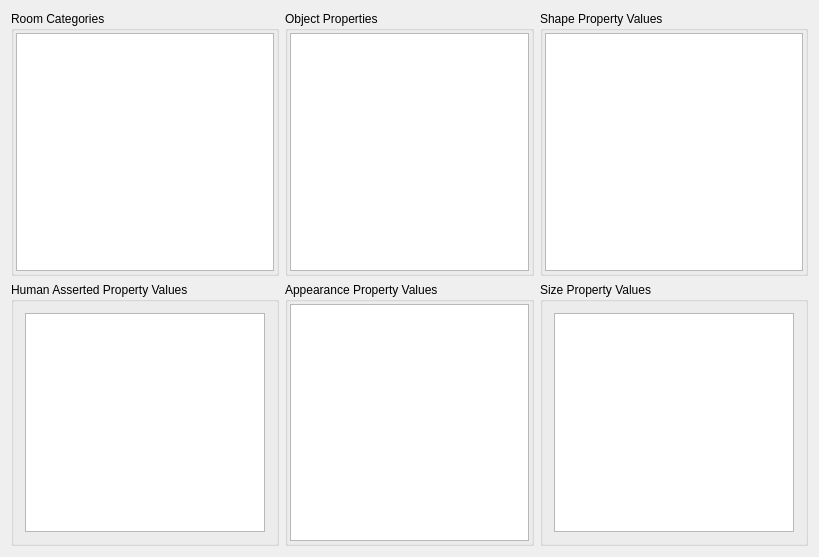
<?xml version="1.0" encoding="UTF-8"?>
<ui version="4.0">
 <class>DefaultWidgetClass</class>
 <widget class="QWidget" name="DefaultWidgetClass">
  <property name="geometry">
   <rect>
    <x>0</x>
    <y>0</y>
    <width>819</width>
    <height>557</height>
   </rect>
  </property>
  <property name="windowTitle">
   <string>DefaultWidget</string>
  </property>
  <layout class="QHBoxLayout" name="horizontalLayout">
   <item>
    <layout class="QVBoxLayout" name="verticalLayout_8">
     <item>
      <widget class="QGroupBox" name="groupBox">
       <property name="title">
        <string>Room Categories</string>
       </property>
       <layout class="QVBoxLayout" name="verticalLayout_2">
        <property name="margin">
         <number>2</number>
        </property>
        <item>
         <widget class="QListWidget" name="roomsListWidget"/>
        </item>
       </layout>
      </widget>
     </item>
     <item>
      <widget class="QGroupBox" name="groupBox_4">
       <property name="title">
        <string>Human Asserted Property Values</string>
       </property>
       <layout class="QVBoxLayout" name="verticalLayout_7">
        <item>
         <widget class="QListWidget" name="humanAssertionsListWidget"/>
        </item>
       </layout>
      </widget>
     </item>
    </layout>
   </item>
   <item>
    <layout class="QVBoxLayout" name="verticalLayout_6">
     <item>
      <widget class="QGroupBox" name="groupBox_2">
       <property name="title">
        <string>Object Properties</string>
       </property>
       <layout class="QVBoxLayout" name="verticalLayout_3">
        <property name="margin">
         <number>2</number>
        </property>
        <item>
         <widget class="QListWidget" name="objectsListWidget"/>
        </item>
       </layout>
      </widget>
     </item>
     <item>
      <widget class="QGroupBox" name="groupbox">
       <property name="title">
        <string>Appearance Property Values</string>
       </property>
       <layout class="QVBoxLayout" name="verticalLayout_5">
        <property name="margin">
         <number>2</number>
        </property>
        <item>
         <widget class="QListWidget" name="appearancesListWidget"/>
        </item>
       </layout>
      </widget>
     </item>
    </layout>
   </item>
   <item>
    <layout class="QVBoxLayout" name="verticalLayout">
     <item>
      <widget class="QGroupBox" name="groupBox_3">
       <property name="title">
        <string>Shape Property Values</string>
       </property>
       <layout class="QVBoxLayout" name="verticalLayout_4">
        <property name="margin">
         <number>2</number>
        </property>
        <item>
         <widget class="QListWidget" name="shapesListWidget"/>
        </item>
       </layout>
      </widget>
     </item>
     <item>
      <widget class="QGroupBox" name="groupBox_5">
       <property name="title">
        <string>Size Property Values</string>
       </property>
       <layout class="QVBoxLayout" name="verticalLayout_9">
        <item>
         <widget class="QListWidget" name="sizesListWidget"/>
        </item>
       </layout>
      </widget>
     </item>
    </layout>
   </item>
  </layout>
 </widget>
 <layoutdefault spacing="6" margin="11"/>
 <resources/>
 <connections/>
</ui>
